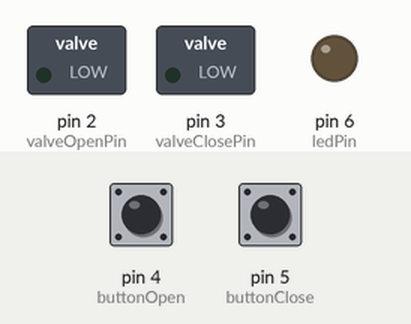
This sketch was run on a simulated Arduino Uno, built with avr-gcc and run on an emulated ATmega328P. On the bench: switched loads named in the sketch (green lamp = pin HIGH), output pins drawn as LEDs (lit = HIGH). The inputs (shaded band) are chosen by the test bench; at power-on: pin 4 (buttonOpen) HIGH, pin 5 (buttonClose) HIGH.

Above: at 1.2 s.
1.3 s: pin 4 (buttonOpen) pulled LOW for 1 s
At 3.2 s:
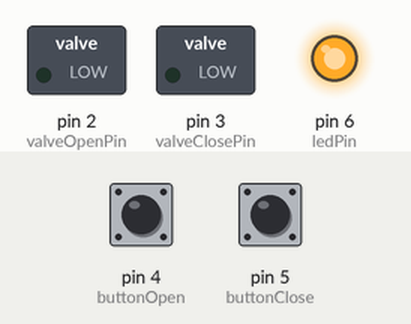
4.3 s: pin 5 (buttonClose) pulled LOW for 3.2 s
At 4.8 s:
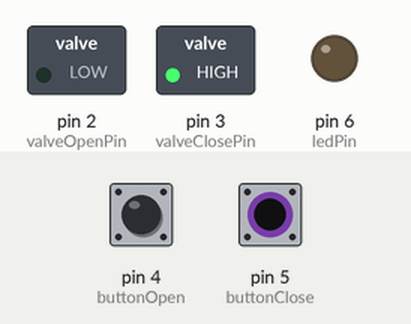
9.0 s: pin 4 (buttonOpen) pulled LOW for 0.15 s
At 9.1 s:
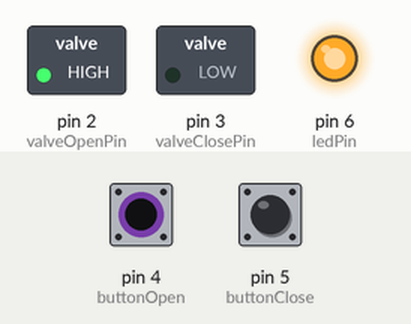
10.7 s: pin 4 (buttonOpen) pulled LOW for 3.2 s
At 14.4 s:
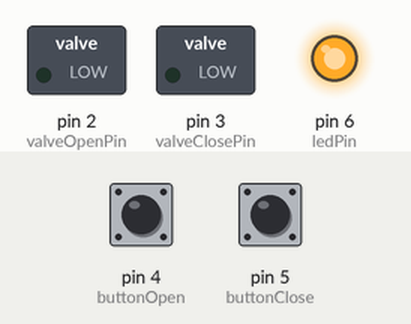
Timing chart, 0 to 15.9 s (numbered marks = the images above; inputs shaded):
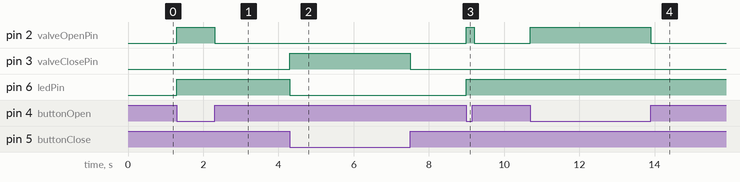

Measured:
- after the input at 1.3 s, pin 2 (valveOpenPin): LOW → HIGH at once, → LOW 1.0 s later; pin 6 (ledPin): LOW → HIGH at once
- after the input at 4.3 s, pin 3 (valveClosePin): LOW → HIGH at once, → LOW 3.2 s later; pin 6 (ledPin): HIGH → LOW at once
- after the input at 9.0 s, pin 2 (valveOpenPin): LOW → HIGH at once, → LOW 0.20 s later; pin 6 (ledPin): LOW → HIGH at once
- after the input at 10.7 s, pin 2 (valveOpenPin): LOW → HIGH at once, → LOW 3.2 s later

The sketch:

DRS_Pneumatic.ino
```cpp
// Project by @carbon_gtv, support on instagram , donators are also welcome!

const int valveOpenPin = 2; // Pin for the opening valve
const int valveClosePin = 3; // Pin for the closing valve
const int buttonOpen = 4; // Pin for the open button
const int buttonClose = 5; // Pin for the close button
const int ledPin = 6; // Pin for the LED

void setup() {
  pinMode(valveOpenPin, OUTPUT);
  pinMode(valveClosePin, OUTPUT);
  pinMode(buttonOpen, INPUT_PULLUP);
  pinMode(buttonClose, INPUT_PULLUP);
  pinMode(ledPin, OUTPUT);
  // Initialize valves and LED in the off state
  digitalWrite(valveOpenPin, LOW);
  digitalWrite(valveClosePin, LOW);
  digitalWrite(ledPin, LOW);
}

void loop() {
  if (digitalRead(buttonOpen) == LOW) {
    // Open DRS
    digitalWrite(valveOpenPin, HIGH);
    digitalWrite(ledPin, HIGH);
    delay(100); // Short pulse
    digitalWrite(valveOpenPin, LOW);
  }
  if (digitalRead(buttonClose) == LOW) {
    // Close DRS
    digitalWrite(valveClosePin, HIGH);
    digitalWrite(ledPin, LOW);
    delay(100); // Short pulse
    digitalWrite(valveClosePin, LOW);
  }
}
```
